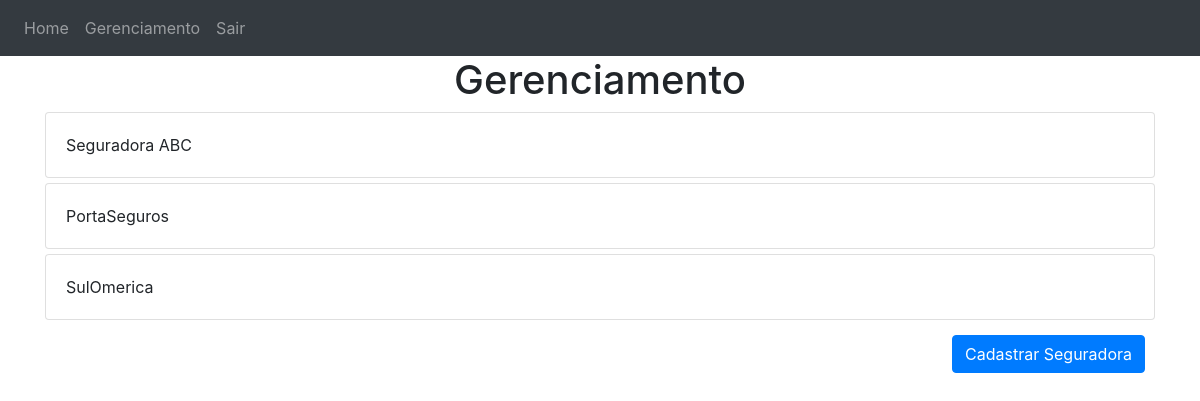
The app's page /perfil (signed in) with its own data.
### website/models.py (models this page shows)
class tblSeguradora(db.Model):
    __tablename__ = "tblSeguradora"
    idSeguradora = db.Column(db.Integer, primary_key=True, autoincrement=True)
    nome = db.Column(db.String(150))
    dtInicio = db.Column(db.Date)
    dtFim = db.Column(db.Date)

### website/views.py (the view)
@views.route('/perfil', methods=['POST','GET'])
@login_required
def perfil():
    tempValue = f'''
    select d.nome as nmSeguradora,* from tblSegurado a
    inner join tblSeguro b
    on a.idSegurado = b.idSegurado
    inner join tblProduto c
    on b.idProduto = c.idProduto
    inner join tblSeguradora d
    on d.idSeguradora = c.idSeguradora
    where idLogin={str(current_user)[-2]}
    '''
    return render_template('perfil.html', data = db, user=current_user, seguradoras=tblSeguradora.query.all(), produtos=tblProduto.query.all(), seguros=db.session.execute(tempValue),segurados=tblSegurado.query.filter_by(idLogin=current_user.id).all())

### website/__init__.py (called while the page is built)
def create_app():
    app = Flask(__name__)
    app.config['SECRET_KEY'] = 'aUltr@H@rdP@ssPhr@s3'
    app.config['SQLALCHEMY_DATABASE_URI'] = f'sqlite:///{DB_NAME}'
    db.init_app(app)
    from .views import views
    from .auth import auth
    app.register_blueprint(views, url_prefix='/')
    app.register_blueprint(auth, url_prefix='/')
    from .models import tblLogin, tblSegurado, tblSeguradora, tblSeguro, tblSeguroParcela, tblProduto
    create_database(app)
    login_manager = LoginManager()
    login_manager.login_view = 'auth.login'
    login_manager.init_app(app)
    login_manager.login_message = 'Por favor, faça login para acessar esta página.'
    login_manager.login_message_category = "info"
    @login_manager.user_loader
    def load_user(id):
        return tblLogin.query.get(int(id))
    return app

### website/templates/perfil.html (shortened to what this page needs)
{% extends "base.html" %} {% block title %}Gerenciamento{% endblock %} {% block
content %}
<h1 align="center">Gerenciamento</h1>
{% if user.tpUser == 0 %} {% for seguradora in seguradoras %}
<div class="card" style="min-width: 150px; margin-top: 5px; margin-bottom: 5px;">
    <div class="card-body" data-toggle="collapse" href="#collapse-id-{{seguradora.idSeguradora}}" role="button"
         aria-expanded="false" aria-controls="collapseExample" style="cursor: pointer">
        <a>{{ seguradora.nome }}</a>
    </div>
</div>
{% endfor %}
<button type="button" class="btn btn-primary" data-toggle="modal"
        data-target="#ModalCenter-Cadastrar-Seguradora"
        style="float: right; position: -webkit-sticky; margin:10px">
    Cadastrar Seguradora
</button>
{% endif %} {% endblock %}

### records on screen
tblSeguradora: nome "Seguradora ABC"
tblSeguradora: nome "PortaSeguros"
tblSeguradora: nome "SulOmerica"
